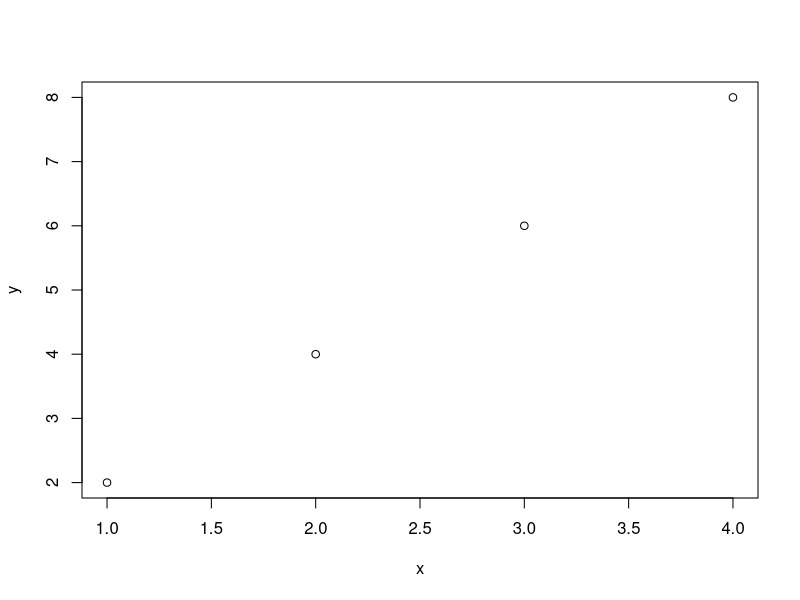
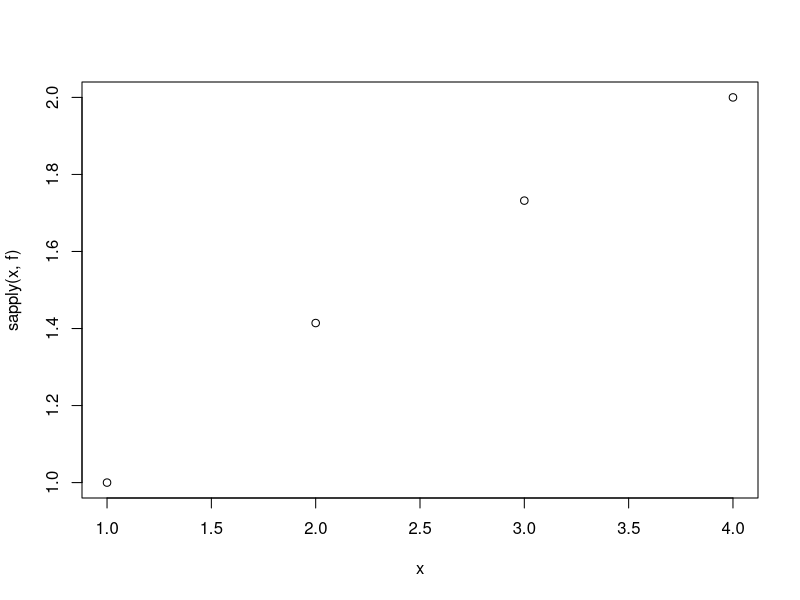
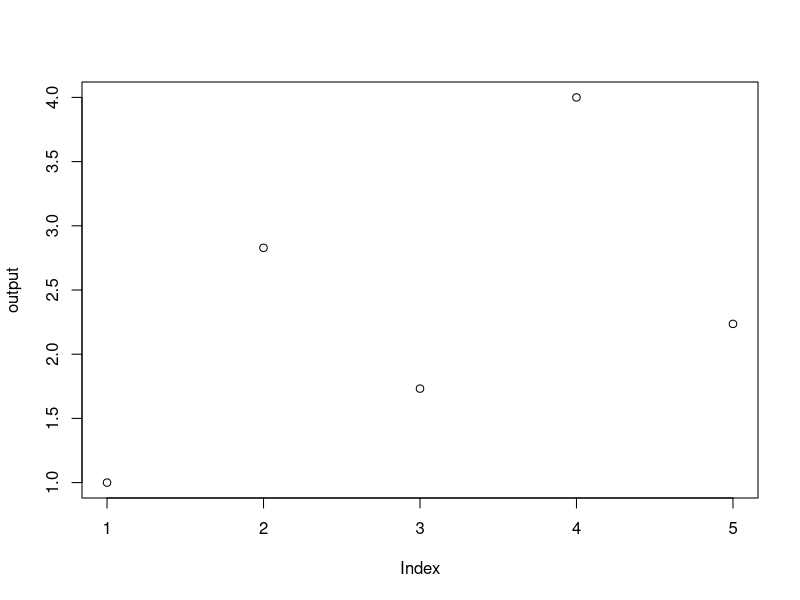
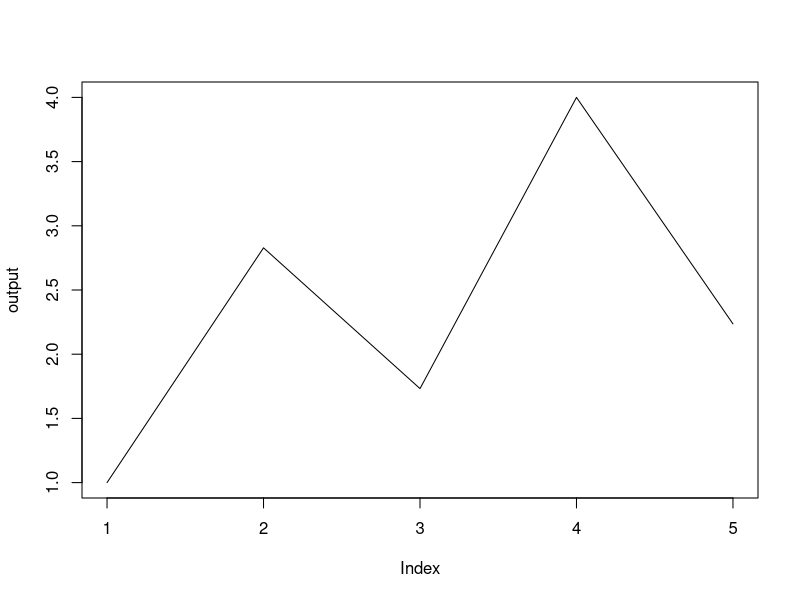
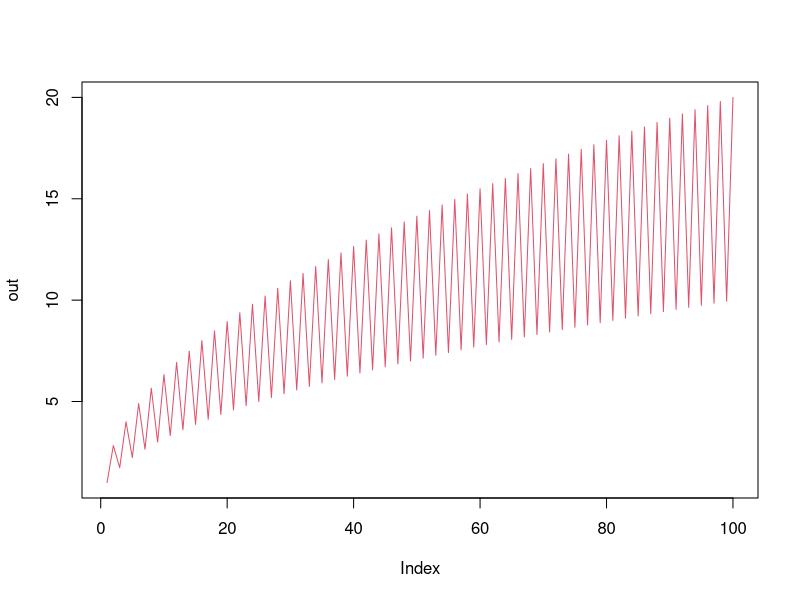
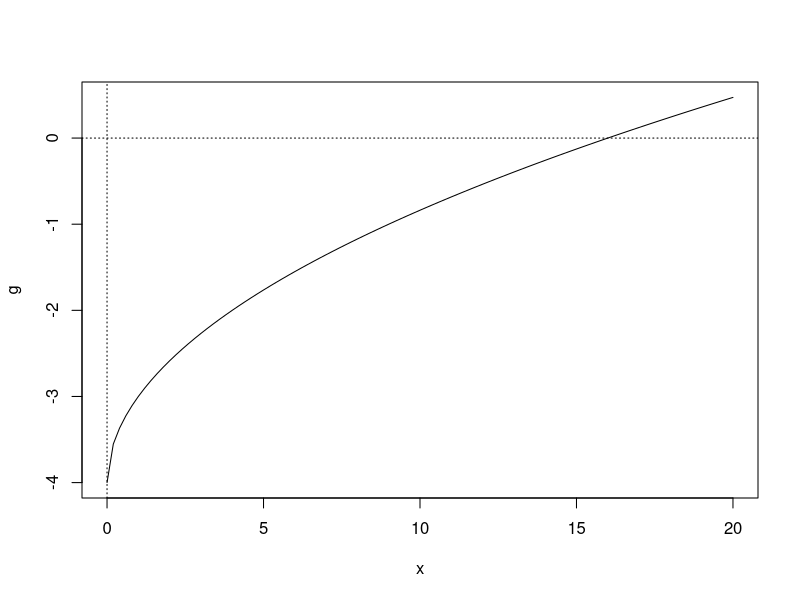

These figures' R source, in order:
## ---- chunk 1
knitr::opts_chunk$set(echo = TRUE, fig.width=3, fig.height=3, fig.align="center")
## ---- chunk 2
2+2
sin(2)
log(10)
exp(1)
5%%2 ## what might this operator '%%' do?
6%%2
## ---- chunk 3
w <- 1:10
z <- seq(0, 10, length=11)
(z <- seq(0, 10, by=0.5)) ## what are the major differences between these lines?

length(z) ## how big?

rev(z) ## reverse the order of elements

c(w, z) ## combine objects

x <- c(1, 2, 3, 4)
y <- 2*x
plot(x,y)
## ---- chunk 4
f <- function(x) sqrt(x)
sapply(x, f)
plot(x, sapply(x, f))
## ---- chunk 5
for(i in 1:5){
  print(i^2)
}
## ---- chunk 6
for(i in 1:5){
  if(i%%2 == 1){ ## note the == for equality testing
    print(i^2)
  }else{
    print(i^3)
  }
}
## ---- chunk 7
output <- NULL
for(i in 1:5){
  if(i%%2==1){
       output <- c(output, f(i)) ## odd i
  }else{
       output <- c(output, 2*f(i)) ## even i
  }
}
output
plot(output)
plot(output, type='l')
## ---- chunk 8
prog <- function(N){ ## function 'prog' has argument N
output <- NULL       ## initialize storage
for(i in 1:N){
  if(i%%2==1){       ## sample logic
       output <- c(output, f(i))  ## sample storage
  }else{
       output <- c(output, 2*f(i))
  }
}
return(output)       ## return result
}

out <- prog(100)     ## execute program, store result
head(out)
tail(out)
min(out)
max(out)
plot(out, type='l', col=2)
## ---- chunk 9
g <- function(x) f(x) - 4

plot(g, xlim=c(0, 20))
abline(h=0, lty=3)
abline(v=0, lty=3)

uniroot(g, lower=0, upper = 20) ## based on bisection
root <- uniroot(g, lower=0, upper = 20)$root
?uniroot
## ---- chunk 10
pi

ceiling(pi)
floor(pi)
trunc(pi)

round(pi, 5)
signif(pi, 3)
signif(pi - 3, 3)

## ---- chunk 11
for(i in 1:5){
  #print(c(i,i^2)) ## unformatted
  print(paste("For i=",i,", the value i^2=", i^2, ".", sep=''))
}
## ---- chunk 12
for(i in 1:5){
  #print(c(i, i^2)) ## unformatted
  cat("For i=",i,", the value i^2=", i^2, ".\n",sep='')
}
